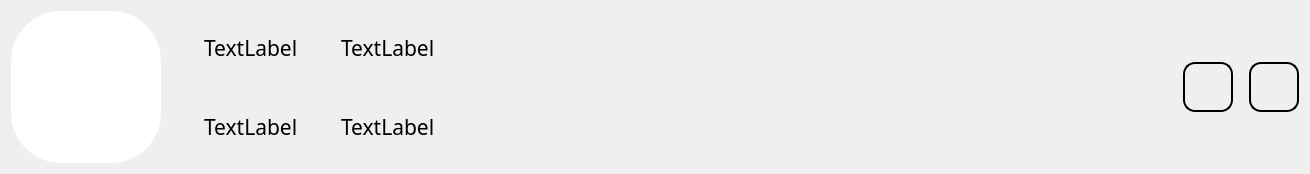
<?xml version="1.0" encoding="UTF-8"?>
<ui version="4.0">
 <class>widget</class>
 <widget class="QWidget" name="widget">
  <property name="geometry">
   <rect>
    <x>0</x>
    <y>0</y>
    <width>1310</width>
    <height>174</height>
   </rect>
  </property>
  <property name="minimumSize">
   <size>
    <width>0</width>
    <height>120</height>
   </size>
  </property>
  <property name="windowTitle">
   <string>Form</string>
  </property>
  <layout class="QHBoxLayout" name="horizontalLayout_8">
   <item>
    <widget class="QLabel" name="list_item_picture">
     <property name="minimumSize">
      <size>
       <width>150</width>
       <height>71</height>
      </size>
     </property>
     <property name="maximumSize">
      <size>
       <width>16777215</width>
       <height>16777215</height>
      </size>
     </property>
     <property name="font">
      <font>
       <family>Dubai</family>
       <pointsize>36</pointsize>
      </font>
     </property>
     <property name="autoFillBackground">
      <bool>false</bool>
     </property>
     <property name="styleSheet">
      <string notr="true">border-radius: 50px;
background-color: rgb(255, 255, 255);
</string>
     </property>
     <property name="frameShape">
      <enum>QFrame::NoFrame</enum>
     </property>
     <property name="text">
      <string/>
     </property>
     <property name="scaledContents">
      <bool>true</bool>
     </property>
     <property name="alignment">
      <set>Qt::AlignCenter</set>
     </property>
    </widget>
   </item>
   <item>
    <layout class="QHBoxLayout" name="horizontalLayout_7">
     <item>
      <layout class="QHBoxLayout" name="horizontalLayout_6">
       <item>
        <layout class="QVBoxLayout" name="verticalLayout_2">
         <item>
          <layout class="QHBoxLayout" name="horizontalLayout">
           <item>
            <widget class="QLabel" name="label">
             <property name="maximumSize">
              <size>
               <width>31</width>
               <height>31</height>
              </size>
             </property>
             <property name="text">
              <string/>
             </property>
             <property name="pixmap">
              <pixmap>assets/icons8-tarjeta-de-identidad-electrónica-48.png</pixmap>
             </property>
             <property name="scaledContents">
              <bool>true</bool>
             </property>
            </widget>
           </item>
           <item>
            <widget class="QLabel" name="name">
             <property name="minimumSize">
              <size>
               <width>0</width>
               <height>0</height>
              </size>
             </property>
             <property name="maximumSize">
              <size>
               <width>129999</width>
               <height>199999</height>
              </size>
             </property>
             <property name="font">
              <font>
               <family>Dubai</family>
               <pointsize>16</pointsize>
              </font>
             </property>
             <property name="styleSheet">
              <string notr="true"/>
             </property>
             <property name="text">
              <string>TextLabel</string>
             </property>
            </widget>
           </item>
          </layout>
         </item>
         <item>
          <layout class="QHBoxLayout" name="horizontalLayout_3">
           <item>
            <widget class="QLabel" name="label_2">
             <property name="minimumSize">
              <size>
               <width>31</width>
               <height>31</height>
              </size>
             </property>
             <property name="maximumSize">
              <size>
               <width>31</width>
               <height>31</height>
              </size>
             </property>
             <property name="text">
              <string/>
             </property>
             <property name="pixmap">
              <pixmap>assets/icons8-pesa-48.png</pixmap>
             </property>
             <property name="scaledContents">
              <bool>true</bool>
             </property>
            </widget>
           </item>
           <item>
            <widget class="QLabel" name="training_type">
             <property name="font">
              <font>
               <family>Dubai</family>
               <pointsize>16</pointsize>
              </font>
             </property>
             <property name="text">
              <string>TextLabel</string>
             </property>
            </widget>
           </item>
          </layout>
         </item>
        </layout>
       </item>
       <item>
        <layout class="QVBoxLayout" name="verticalLayout">
         <item>
          <layout class="QHBoxLayout" name="horizontalLayout_4">
           <item>
            <widget class="QLabel" name="label_4">
             <property name="minimumSize">
              <size>
               <width>31</width>
               <height>31</height>
              </size>
             </property>
             <property name="maximumSize">
              <size>
               <width>31</width>
               <height>31</height>
              </size>
             </property>
             <property name="text">
              <string/>
             </property>
             <property name="pixmap">
              <pixmap>assets/icons8-calendario-48.png</pixmap>
             </property>
             <property name="scaledContents">
              <bool>true</bool>
             </property>
            </widget>
           </item>
           <item>
            <widget class="QLabel" name="date_joined">
             <property name="font">
              <font>
               <family>Dubai</family>
               <pointsize>16</pointsize>
              </font>
             </property>
             <property name="text">
              <string>TextLabel</string>
             </property>
            </widget>
           </item>
          </layout>
         </item>
         <item>
          <layout class="QHBoxLayout" name="horizontalLayout_5">
           <item>
            <widget class="QLabel" name="label_6">
             <property name="minimumSize">
              <size>
               <width>31</width>
               <height>31</height>
              </size>
             </property>
             <property name="maximumSize">
              <size>
               <width>31</width>
               <height>31</height>
              </size>
             </property>
             <property name="text">
              <string/>
             </property>
             <property name="pixmap">
              <pixmap>assets/icons8-efectivo-en-mano-48.png</pixmap>
             </property>
             <property name="scaledContents">
              <bool>true</bool>
             </property>
            </widget>
           </item>
           <item>
            <widget class="QLabel" name="last_pay">
             <property name="font">
              <font>
               <family>Dubai</family>
               <pointsize>16</pointsize>
              </font>
             </property>
             <property name="text">
              <string>TextLabel</string>
             </property>
            </widget>
           </item>
          </layout>
         </item>
        </layout>
       </item>
      </layout>
     </item>
     <item>
      <spacer name="horizontalSpacer_2">
       <property name="orientation">
        <enum>Qt::Horizontal</enum>
       </property>
       <property name="sizeHint" stdset="0">
        <size>
         <width>40</width>
         <height>20</height>
        </size>
       </property>
      </spacer>
     </item>
     <item>
      <layout class="QHBoxLayout" name="horizontalLayout_2">
       <item>
        <widget class="QPushButton" name="edit_button">
         <property name="minimumSize">
          <size>
           <width>50</width>
           <height>50</height>
          </size>
         </property>
         <property name="maximumSize">
          <size>
           <width>50</width>
           <height>50</height>
          </size>
         </property>
         <property name="styleSheet">
          <string notr="true">border-color: rgb(0, 0, 0);
border-width: 2px;
border-style: solid;
border-radius: 12px;</string>
         </property>
         <property name="text">
          <string/>
         </property>
         <property name="icon">
          <iconset>
           <normaloff>assets/icons8-editar-48.png</normaloff>assets/icons8-editar-48.png</iconset>
         </property>
        </widget>
       </item>
       <item>
        <spacer name="horizontalSpacer">
         <property name="orientation">
          <enum>Qt::Horizontal</enum>
         </property>
         <property name="sizeType">
          <enum>QSizePolicy::Preferred</enum>
         </property>
         <property name="sizeHint" stdset="0">
          <size>
           <width>10</width>
           <height>20</height>
          </size>
         </property>
        </spacer>
       </item>
       <item>
        <widget class="QPushButton" name="delete_button">
         <property name="sizePolicy">
          <sizepolicy hsizetype="Minimum" vsizetype="Fixed">
           <horstretch>50</horstretch>
           <verstretch>50</verstretch>
          </sizepolicy>
         </property>
         <property name="minimumSize">
          <size>
           <width>50</width>
           <height>50</height>
          </size>
         </property>
         <property name="maximumSize">
          <size>
           <width>50</width>
           <height>50</height>
          </size>
         </property>
         <property name="styleSheet">
          <string notr="true">border-color: rgb(0, 0, 0);
border-width: 2px;
border-style: solid;
border-radius: 12px;</string>
         </property>
         <property name="text">
          <string/>
         </property>
         <property name="icon">
          <iconset>
           <normaloff>assets/icons8-basura-llena-48.png</normaloff>assets/icons8-basura-llena-48.png</iconset>
         </property>
        </widget>
       </item>
      </layout>
     </item>
    </layout>
   </item>
  </layout>
 </widget>
 <resources/>
 <connections/>
</ui>
